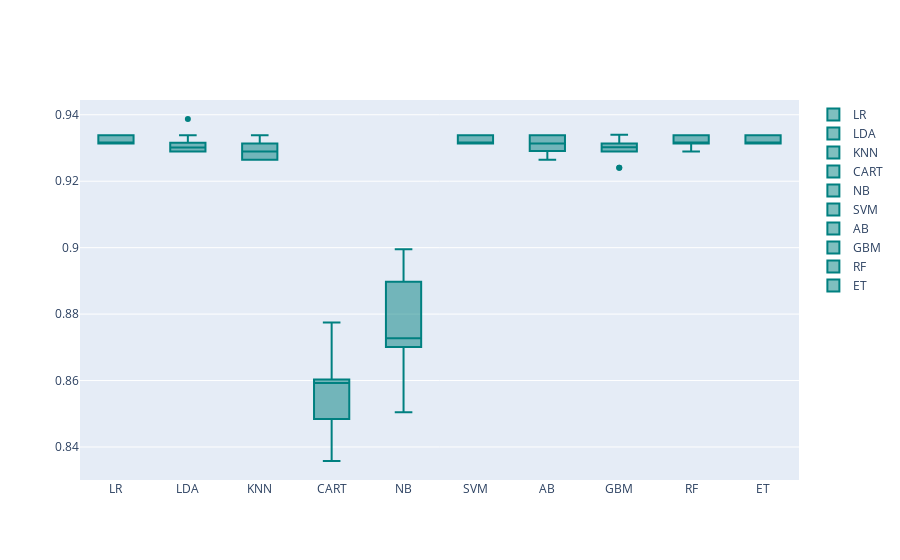

Write notebook code for a chart like this one.
### Code cell
models = GetBasedModel()
names,results = BasedLine2(X_train, y_train, models)
# 箱式图 为 d最小值、第一四分位数、中位数、第三四分位数和最大值
PlotBoxR().PlotResult(names, results)

### Figure 1 — Plotly figure (JSON) as saved in the notebook; plotly's stock layout.template omitted (floating-point values rounded to 4 significant figures)
{"data": [{"marker": {"color": "rgb(0, 128, 128)"}, "name": "LR", "y": [0.9315, 0.9315, 0.9338, 0.9338, 0.9338, 0.9338, 0.9314, 0.9314, 0.9314, 0.9314], "type": "box"}, {"marker": {"color": "rgb(0, 128, 128)"}, "name": "LDA", "y": [0.9315, 0.9315, 0.9338, 0.9387, 0.9314, 0.9289, 0.9289, 0.9289, 0.9289, 0.9289], "type": "box"}, {"marker": {"color": "rgb(0, 128, 128)"}, "name": "KNN", "y": [0.9291, 0.9267, 0.9338, 0.9289, 0.9314, 0.9314, 0.9265, 0.9265, 0.9265, 0.9289], "type": "box"}, {"marker": {"color": "rgb(0, 128, 128)"}, "name": "CART", "y": [0.8582, 0.8484, 0.8358, 0.8775, 0.8603, 0.8603, 0.8603, 0.8382, 0.8554, 0.875], "type": "box"}, {"marker": {"color": "rgb(0, 128, 128)"}, "name": "NB", "y": [0.8704, 0.8704, 0.8995, 0.8848, 0.8701, 0.8897, 0.8701, 0.8505, 0.875, 0.8922], "type": "box"}, {"marker": {"color": "rgb(0, 128, 128)"}, "name": "SVM", "y": [0.9315, 0.9315, 0.9338, 0.9338, 0.9338, 0.9338, 0.9314, 0.9314, 0.9314, 0.9314], "type": "box"}, {"marker": {"color": "rgb(0, 128, 128)"}, "name": "AB", "y": [0.9291, 0.9291, 0.9338, 0.9314, 0.9338, 0.9338, 0.9314, 0.9265, 0.9289, 0.9314], "type": "box"}, {"marker": {"color": "rgb(0, 128, 128)"}, "name": "GBM", "y": [0.934, 0.9291, 0.9289, 0.9314, 0.9314, 0.9314, 0.9314, 0.924, 0.924, 0.9289], "type": "box"}, {"marker": {"color": "rgb(0, 128, 128)"}, "name": "RF", "y": [0.9315, 0.9315, 0.9338, 0.9338, 0.9338, 0.9338, 0.9314, 0.9289, 0.9314, 0.9314], "type": "box"}, {"marker": {"color": "rgb(0, 128, 128)"}, "name": "ET", "y": [0.9315, 0.9315, 0.9338, 0.9338, 0.9338, 0.9338, 0.9314, 0.9314, 0.9314, 0.9314], "type": "box"}], "layout": {}}
